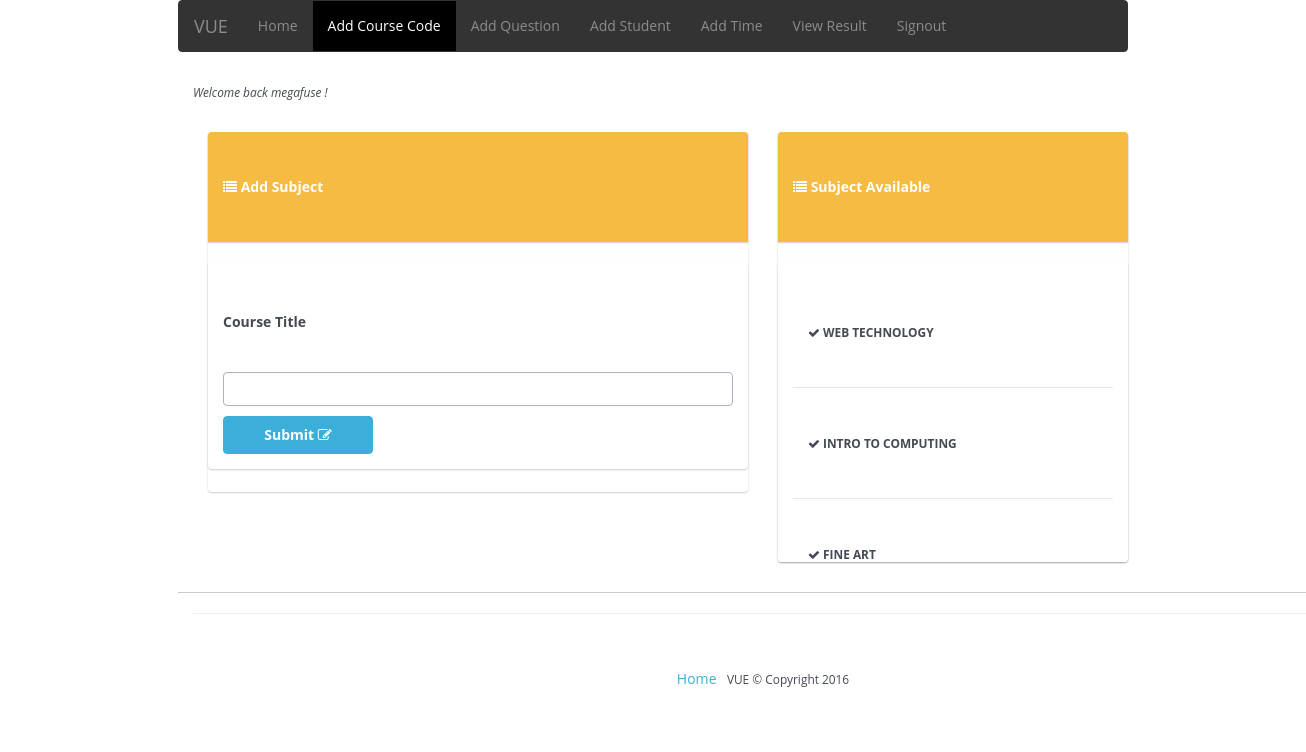
The app's page /dashboard/addsubject.php (signed in) with its own data.
### tables this page shows
CREATE TABLE IF NOT EXISTS `exam_addsubject` (
`id` int(11) NOT NULL,
  `subject` varchar(200) NOT NULL,
  `date_created` varchar(50) NOT NULL
);

### db/Model.php (called while the page is built, shortened)
<?php
class Model {
    public $pdo;
    public function __construct() {
        try {
            $this -> pdo = new PDO('mysql:host=localhost;dbname=megafuse;charset=utf8mb4', 'root', 'root');
            $this -> pdo -> setAttribute(PDO::ATTR_ERRMODE, PDO::ERRMODE_EXCEPTION);
        } catch (PDOException $e) {
            trigger_error(' Unable to connect to Database !');
        }
    }
    public function find_by_sql($sql) {
        $query = $this-> pdo -> query($sql);
        return $query;
    }
}

### dashboard/addsubject.php (the view, shortened to what this page needs)
<?php session_start();
  require '../app/Render.php';
  $db = new Model();
?>
<!DOCTYPE html PUBLIC "-//W3C//DTD XHTML 1.0 Transitional//EN" "http://www.w3.org/TR/xhtml1/DTD/xhtml1-transitional.dtd">
<html xmlns="http://www.w3.org/1999/xhtml">
<head>
  <link rel="stylesheet" href="<?=BASE_URL?>/css/style2.css" type="text/css"/>
   </head>
    <body>
	  <div id="wrapper">
		  <div id="header">
		     <?php
            include "header.php";
           ?>
		    <div style="line-height:40px;text-indent:20px;" class="container">
		     <small><em> Welcome back <?=htmlspecialchars($_SESSION['admin']) ?> !</em></small>
		   </div>
		   <div id="content" class="container">
			  <div class="col-md-6">
			      <div class="panel panel-warning" style="height: 360px;">
			        <div class="panel panel-heading">
			       <b><i class="fa fa-list"></i> Add Subject </b>
			       </div>
			       <div class="panel panel-body">
				 <form action="" method="POST" name="addqtn">
				   <label> Course Title </label>
			<input type="text" name="addsubject" id="addquestion" class="form-control"/>
				      <button class="btn btn-primary" type="submit" id="continue" name="continue" style="width:150px">
  Submit <i class="fa fa-edit"></i>
</button>
				 </form>
				 </div>
			   </div>
			   </div>
			   <div class="col-md-4">
			       <div class="panel panel-warning">
			     <div class="panel panel-heading">
				   <b><i class="fa fa-list"></i> Subject Available </b>
				 </div>
                   <div style="overflow:auto;height: 300px;" class="panel panel-body">
				   <?php
                    $query = $db -> find_by_sql("SELECT * FROM exam_addsubject ORDER BY id DESC");
                    if($query->rowCount() > 0) {
                        echo "<ul class=\"list-group\">";
                        while($fetch = $query->fetch()) {
                            if(empty($fetch['subject']) || $fetch['subject'] =='') {
                            } else {
                            echo "<li class=\"list-group-item\"><small><b><i class=\"fa fa-check\"></i> ".strtoupper($fetch['subject'])."</b></small></li>";
                            } }
                            echo "</ul>";
                    } else {
                        echo '<font color="#666666"><i>No subject found !</i></font>';
                    }
                    ?>
                   </div>
			   </div>
			   </div>
			   <div class="clearfix"></div>
		   </div>
	     <?php require 'footer.php'; ?>
	  </div>
	</body>
	</html>

### styles/css/style2.css (style rules this page uses)
body { margin:0px auto; font-family: sans-serif, arial, helvetica; font-size: 14px; }
#wrapper { width:950px; margin:auto; }
#header { width:100%; line-height:90px; }
#content { margin-top:20px; }

### styles/css/signin.css (style rules this page uses)
body { padding-bottom: 40px; margin: 0px auto; }

### dashboard/addsubject.php (style rules this page uses)
#continue { margin-top:10px; width:400px; padding:8px; font-weight:bold; font-size:14px; }

### records on screen
exam_addsubject: subject "WEB TECHNOLOGY"
exam_addsubject: subject "INTRO TO COMPUTING"
exam_addsubject: subject "FINE ART"

### other values on screen
$_SESSION['admin'] "megafuse"
